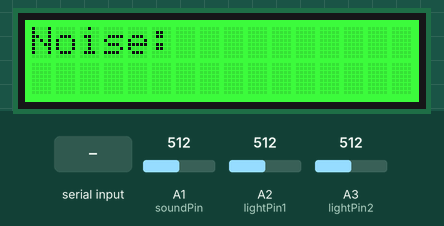
The sketch below on a simulated Arduino Uno, built with avr-gcc and run on an emulated ATmega328P. Shown: 16×2 character LCD. Inputs (shaded band) come from the test bench; at power-on: A1 (soundPin) = 512, A2 (lightPin1) = 512, A3 (lightPin2) = 512. What the sketch prints to the serial monitor is not drawn.

Above: at 2.2 s.
2.3 s: "90,45\n" received over Serial
At 3.4 s:
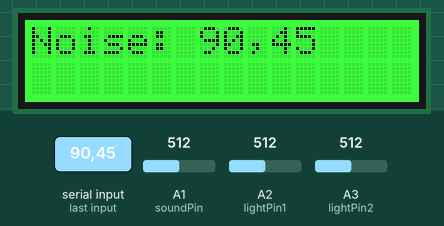
3.8 s: "1\n" received over Serial
At 5.0 s:
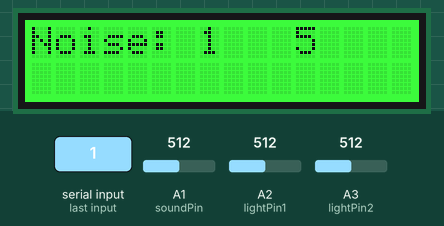
5.3 s: "200\n" received over Serial
At 6.3 s:
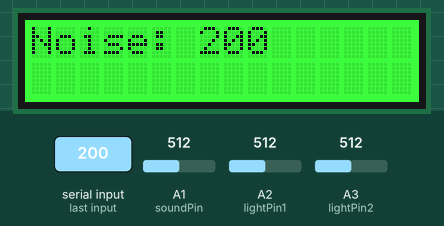
7.0 s: "5\n" received over Serial
At 8.5 s:
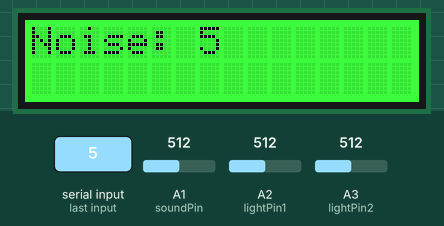
Timing chart, 0 to 9.7 s (numbered marks = the images above; inputs shaded):
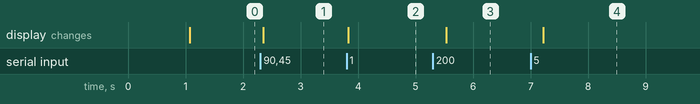

The sketch:

SacHacks.ino
```cpp
#include <Wire.h>
#include "rgb_lcd.h"
//#include &lt;math.h&gt;
int a;
int maxaud=0;
float temperature;
int B=3975;                  //B value of the thermistor
float resistance;
String IncomingData = "";
String Temp = "";
char var;
int state=0;
int newstate=state;
int counter=0;

const int soundPin = A1; // sound input
const int lightPin1=A2; // light input
const int lightPin2=A3; // light input

const int ledPin=13;


rgb_lcd lcd;
int colorR = 0;
int colorG = 255;
int colorB = 0;

void setup()
{
    Serial.begin(9600);
    // set up the LCD's number of columns and rows:
    lcd.begin(16, 2);
    lcd.setRGB(colorR, colorG, colorB);


 //pinMode(humidPin, INPUT);
// pinMode(6, OUTPUT);
 // pinMode(ledPin,OUTPUT);

      delay(1000);
        //Serial.begin(115200);
    //Serial.println("Grove - Sound Sensor Test...");
}

void loop()
{
    while(Serial.available())
  {
    var = Serial.read();
    Temp = String(var);
    IncomingData+= Temp;
  }
/*
  // LCD TEMP*************************************************************************
    // set the cursor to column 0, line 1
    lcd.setCursor(0, 0);
    // print the number of seconds since reset:
    //lcd.print(millis()/1000);

        a=analogRead(0);
    resistance=(float)(1023-a)*10000/a; //get the resistance of the sensor;
    temperature=1/(log(resistance/10000)/B+1/298.15)-273.15;//convert to temperature via datasheet&nbsp;;
     delay(5);
     lcd.print("Temp:      ");
     lcd.println((temperature* 9/5 + 32));

    delay(5);
*/
   //Sound level***********************************
    long sum = 0;
    for(int i=0; i<32; i++)
    {
        sum += analogRead(soundPin);
    }

    sum >>= 5;


   Serial.println(sum);
   //         lcd.setCursor(0, 0);
   //        lcd.print("Audio Level: ");
   //  lcd.println(sum);

    lcd.setCursor(0,0);
    lcd.print("Noise: ");
  if(IncomingData!=""){
    lcd.println(IncomingData);
    lcd.setCursor(0,1);
    int ma = IncomingData.toInt();
    if(ma>=300){
      newstate=1;
    }
    else{
      newstate=0;
    }
    if(newstate!=state){
      if(newstate>state){
        colorR = 255;
        colorG = 0;
        counter = 0;
        lcd.print("Noise!");
      }
    else if(state>newstate){
        colorR = 0;
        colorG = 255;
        lcd.print("      ");
      }
      lcd.setRGB(colorR, colorG, colorB);
    }
    if(newstate==1){
      counter = counter+1;
      lcd.print("Keep going! ");
      lcd.println(counter);
    }
    state = newstate;
    IncomingData="";
  }

   // delay(5);
   delay(100);
//Lights*******************************************


   int lightLevel1= analogRead(lightPin1);


   int lightLevel2= analogRead(lightPin2);


   // delay(5);
   delay(100);
//*******************************************


/*
const int ledPin=13;
void setup() {
    Serial.begin(9600);
    pinMode(ledPin,OUTPUT);
}

void loop() {
    int sensorState = digitalRead(2);
    Serial.println(sensorState);
    delay(100);
    if(sensorState == HIGH)
    {
        digitalWrite(ledPin,HIGH);
    }
    else
    {
        digitalWrite(ledPin,LOW);
    }
}
*/


}
```

Measured:
- after the input at 2.3 s, the display: changes after 0.05 s (image 1)
- after the input at 3.8 s, the display: changes at once (image 2)
- after the input at 5.3 s, the display: changes after 0.23 s (image 3)
- after the input at 7.0 s, the display: changes after 0.22 s (image 4)
